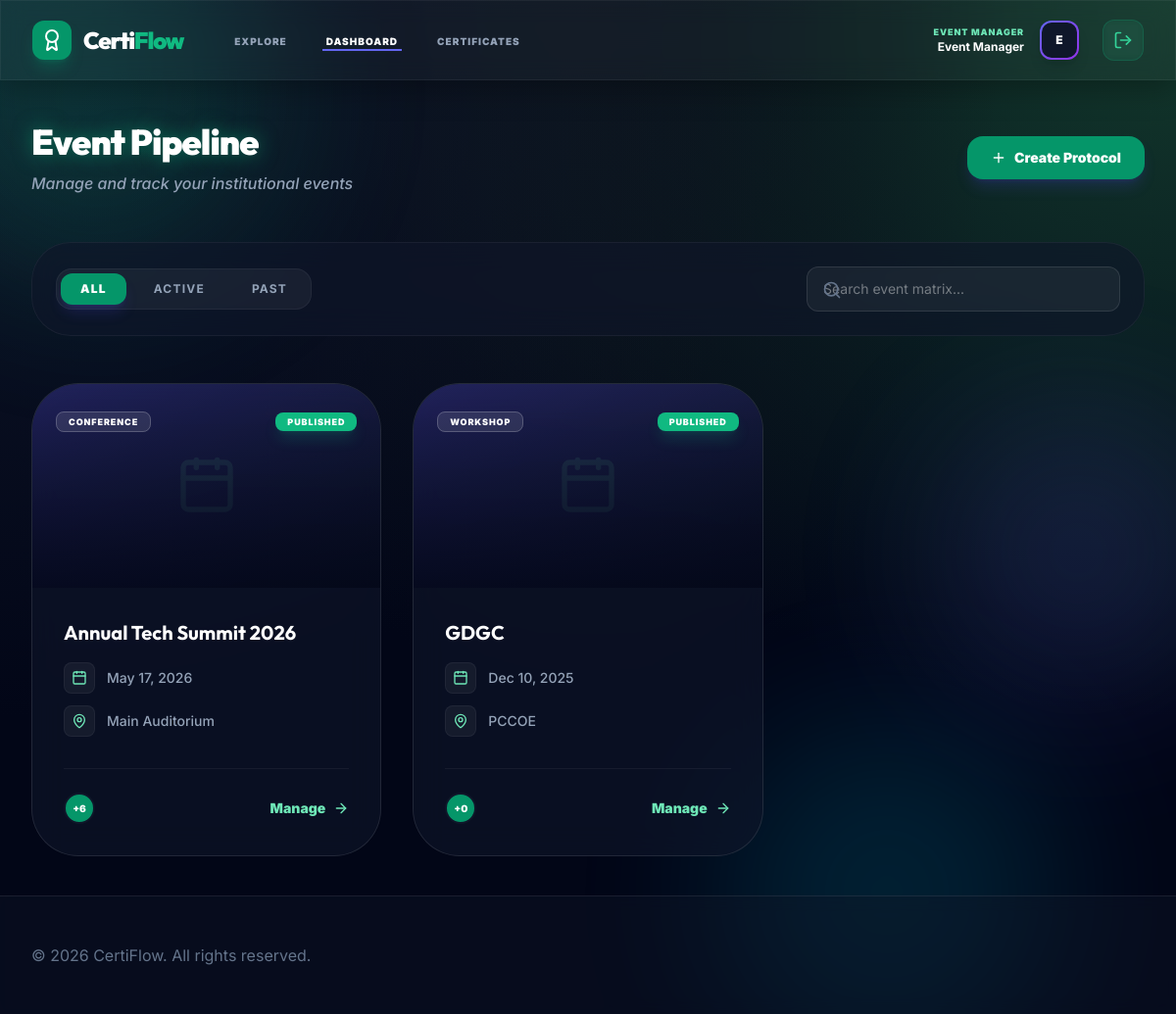
Before: /dashboard/list/ (signed in) with the older database file.
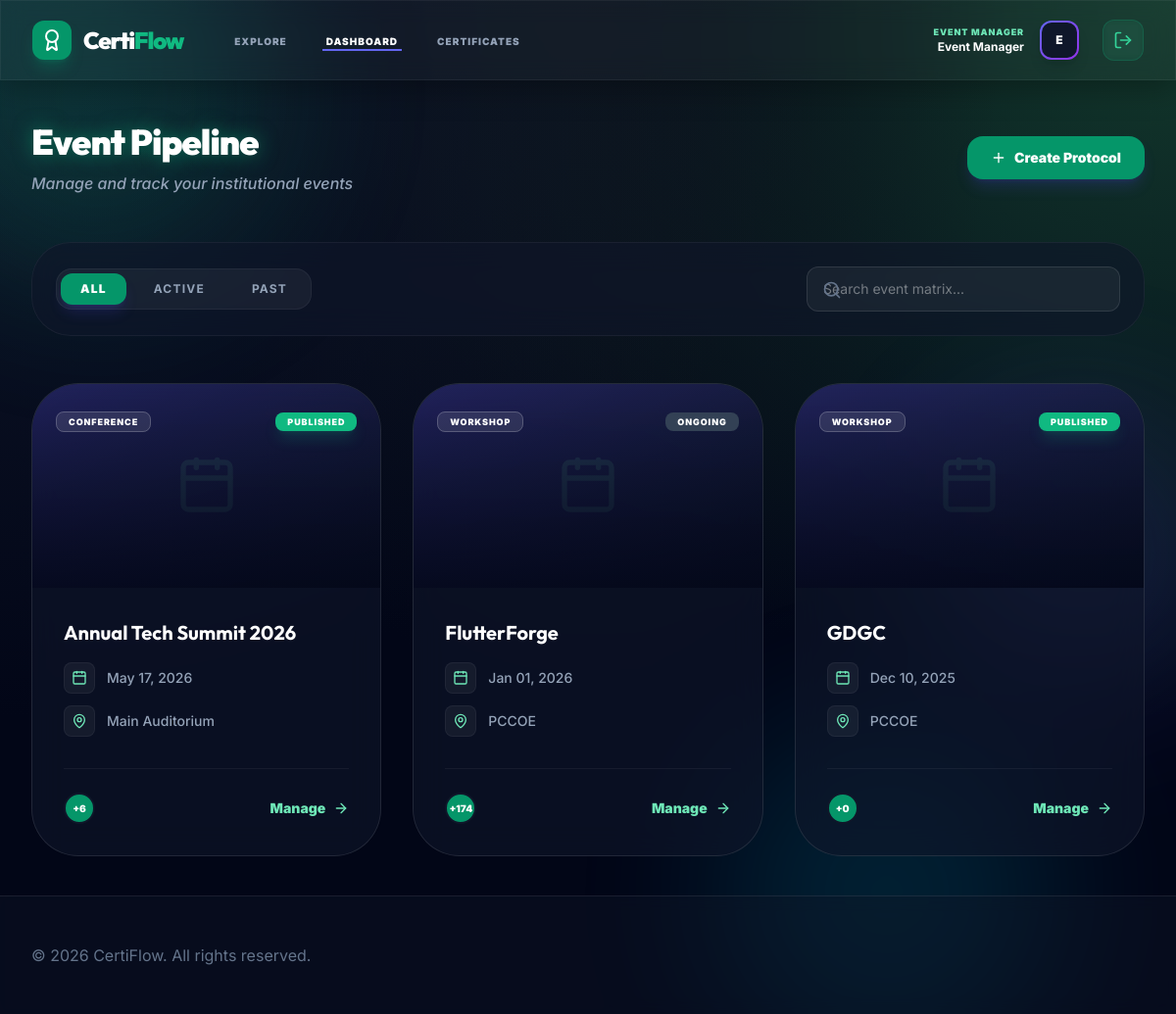
After: the same page with the newer database file.
### events/models.py (models this page shows, shortened)
class Event(models.Model):
    class Status(models.TextChoices):
        DRAFT = 'draft', _('Draft')
        PUBLISHED = 'published', _('Published')
        REGISTRATION_CLOSED = 'registration_closed', _('Registration Closed')
        ONGOING = 'ongoing', _('Ongoing')
        COMPLETED = 'completed', _('Completed')
        CANCELLED = 'cancelled', _('Cancelled')
    class EventType(models.TextChoices):
        WORKSHOP = 'workshop', _('Workshop')
        SEMINAR = 'seminar', _('Seminar')
        CONFERENCE = 'conference', _('Conference')
        HACKATHON = 'hackathon', _('Hackathon')
        WEBINAR = 'webinar', _('Webinar')
        COMPETITION = 'competition', _('Competition')
        SOCIAL = 'social', _('Social Event')
        OTHER = 'other', _('Other')
    id = models.UUIDField(primary_key=True, default=uuid.uuid4, editable=False)
    organization = models.ForeignKey(Organization, on_delete=models.CASCADE, related_name='events')
    created_by = models.ForeignKey(User, on_delete=models.SET_NULL, null=True, related_name='created_events')
    title = models.CharField(max_length=300)
    slug = models.SlugField(max_length=300)
    description = models.TextField()
    event_type = models.CharField(max_length=20, choices=EventType.choices, default=EventType.WORKSHOP)
    banner_image = models.ImageField(upload_to='event_banners/', null=True, blank=True)
    tags = models.CharField(max_length=500, blank=True, help_text='Comma-separated tags')
    venue_name = models.CharField(max_length=300, blank=True)
    venue_address = models.TextField(blank=True)
    is_online = models.BooleanField(default=False)
    online_link = models.URLField(blank=True)
    start_datetime = models.DateTimeField()
    end_datetime = models.DateTimeField()
    registration_deadline = models.DateTimeField(null=True, blank=True)
    attendance_start = models.DateTimeField(null=True, blank=True)
    attendance_end = models.DateTimeField(null=True, blank=True)
    max_capacity = models.PositiveIntegerField(null=True, blank=True, help_text='Leave blank for unlimited')
    is_waitlist_enabled = models.BooleanField(default=False)
    certificate_eligibility_min_attendance_minutes = models.PositiveIntegerField(
        default=0, help_text='Minimum attendance minutes for certificate eligibility'
    )
    certificate_eligible_all = models.BooleanField(
        default=True, help_text='All registered participants get certificate'
    )
    status = models.CharField(max_length=30, choices=Status.choices, default=Status.DRAFT)
    is_featured = models.BooleanField(default=False)
    created_at = models.DateTimeField(auto_now_add=True)
    updated_at = models.DateTimeField(auto_now=True)
    class Meta:
        unique_together = ('organization', 'slug')
        ordering = ['-start_datetime']
        indexes = [
            models.Index(fields=['organization', 'status']),
            models.Index(fields=['start_datetime']),
            models.Index(fields=['slug']),
        ]
    @property
    def registered_count(self):
        return self.registrations.filter(status='confirmed').count()

### events/views.py (the view)
# urls.py: path('list/', views.event_list, name='event_list'),
@login_required
def event_list(request):
    events = Event.objects.all().order_by('-start_datetime')
    return render(request, 'events/event_list.html', {'events': events})

### accounts/models.py (called while the page is built)
    def get_full_name(self):
        full_name = f'{self.first_name} {self.last_name}'.strip()
        return full_name or self.email

    def get_short_name(self):
        return self.first_name or self.email.split('@')[0]

### organizations/context_processors.py (called while the page is built)
def current_organization(request):
    if not request.user.is_authenticated:
        return {}
    org_id = request.session.get('current_org_id')
    if org_id:
        try:
            organization = Organization.objects.get(id=org_id)
            return {'current_org': organization}
        except Organization.DoesNotExist:
            pass
    membership = request.user.memberships.filter(is_active=True).first()
    if membership:
        request.session['current_org_id'] = str(membership.organization.id)
        return {'current_org': membership.organization}
    return {}

### templates/events/event_list.html (shortened to what the changed rows need)
{% extends "base.html" %}
{% block content %}
<div class="max-w-7xl mx-auto px-4 sm:px-6 lg:px-8 py-10">
    <div class="md:flex md:items-center md:justify-between mb-12">
        <div class="flex-1 min-w-0">
            <h1 class="text-4xl font-black leading-tight text-white tracking-tight font-heading text-glow">
                Event Pipeline
            </h1>
        </div>
    </div>
    <div class="grid grid-cols-1 gap-8 sm:grid-cols-2 lg:grid-cols-3">
        {% for event in events %}
        <div class="glass-card rounded-[3rem] overflow-hidden group border-white/10">
            <div class="aspect-w-16 aspect-h-9 relative h-52">
                {% if event.banner_image %}
                    <img src="{{ event.banner_image.url }}" alt="{{ event.title }}" class="object-cover w-full h-full opacity-60 group-hover:scale-110 group-hover:opacity-80 transition-all duration-700">
                {% else %}
                    <div class="w-full h-full bg-gradient-to-br from-indigo-900 to-slate-900 opacity-60 flex items-center justify-center text-indigo-400">
                        <i data-lucide="calendar" class="w-16 h-16 opacity-20"></i>
                    </div>
                {% endif %}
                <div class="absolute inset-0 bg-gradient-to-t from-slate-950/80 to-transparent"></div>
                <div class="absolute top-6 left-6">
                    <span class="px-3 py-1 bg-white/10 backdrop-blur-md rounded-lg text-[9px] font-black text-white uppercase tracking-widest border border-white/20">
                        {{ event.get_event_type_display }}
                    </span>
                </div>
                <div class="absolute top-6 right-6">
                    <span class="px-3 py-1 rounded-lg text-[9px] font-black uppercase tracking-widest {% if event.status == 'published' %}bg-emerald-500 text-white shadow-lg shadow-emerald-500/20{% else %}bg-slate-700 text-white{% endif %}">
                        {{ event.get_status_display }}
                    </span>
                </div>
            </div>
            <div class="p-8">
                <h3 class="text-xl font-bold text-white mb-4 group-hover:text-indigo-400 transition-colors line-clamp-1">{{ event.title }}</h3>
                <div class="space-y-3 mb-8">
                    <div class="flex items-center text-sm text-slate-400 font-medium">
                        <div class="w-8 h-8 rounded-lg bg-white/5 flex items-center justify-center mr-3 border border-white/5">
                            <i data-lucide="calendar" class="w-4 h-4 text-indigo-400"></i>
                        </div>
                        {{ event.start_datetime|date:"M d, Y" }}
                    </div>
                    <div class="flex items-center text-sm text-slate-400 font-medium">
                        <div class="w-8 h-8 rounded-lg bg-white/5 flex items-center justify-center mr-3 border border-white/5">
                            <i data-lucide="map-pin" class="w-4 h-4 text-indigo-400"></i>
                        </div>
                        <span class="truncate">{{ event.venue_name|default:"Online" }}</span>
                    </div>
                </div>
                <div class="flex items-center justify-between pt-6 border-t border-white/5">
                    <div class="flex -space-x-2">
                        <div class="w-8 h-8 rounded-full bg-indigo-600 border-2 border-slate-900 flex items-center justify-center text-[10px] font-black text-white">+{{ event.registered_count }}</div>
                    </div>
                    <a href="{% url 'events:event_detail' event.id %}" class="inline-flex items-center text-sm font-black text-indigo-400 hover:text-white transition-colors">
                        Manage <i data-lucide="arrow-right" class="w-4 h-4 ml-2"></i>
                    </a>
                </div>
            </div>
        </div>
        {% endfor %}
    </div>
</div>
{% endblock %}

Changed rows visible on the page:
added Event: event_type "WORKSHOP", status "ONGOING", title "FlutterForge", start_datetime "Jan 01, 2026", venue_name "PCCOE", registered_count "174"
